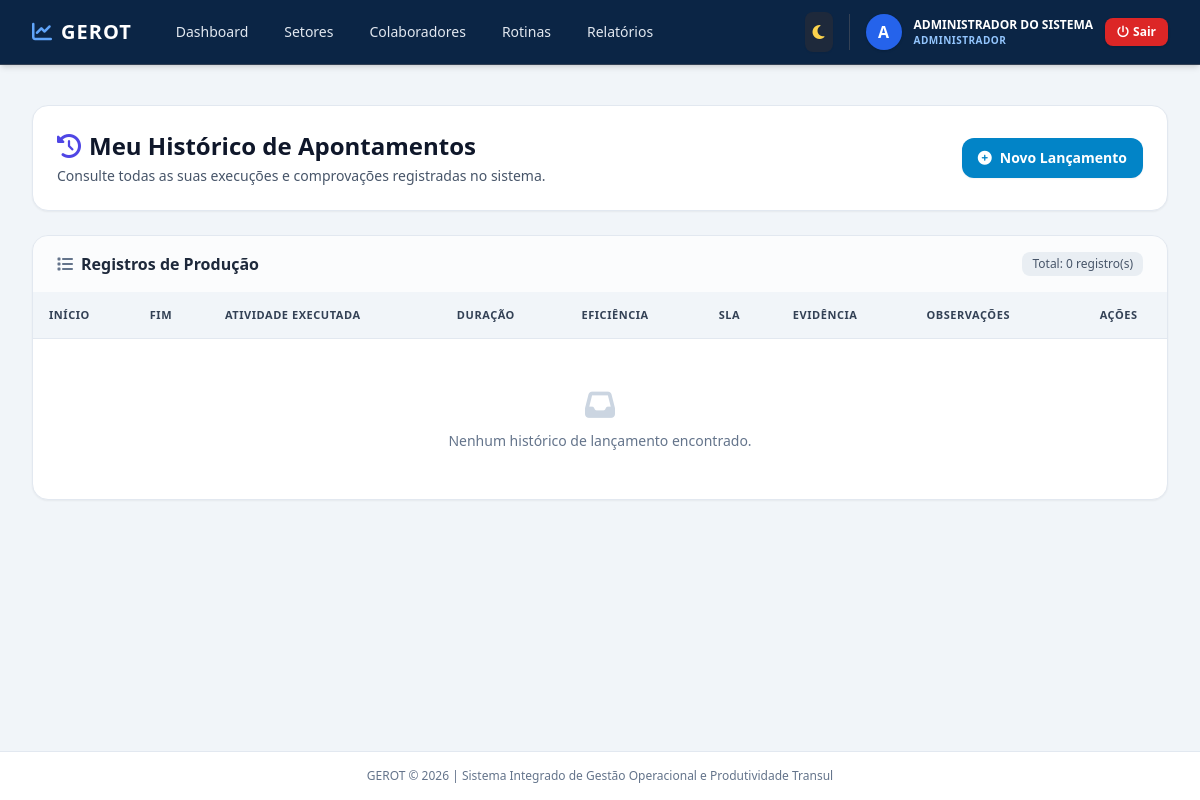
The app's page /operacao/historico (signed in) with its own data.
### app/models/usuario.py (models this page shows, shortened)
class Usuario(UserMixin, db.Model):
    __tablename__ = 'usuarios'
    id = db.Column(db.Integer, primary_key=True)
    username = db.Column(db.String(64), unique=True, nullable=False, index=True)
    email = db.Column(db.String(120), unique=True, nullable=False, index=True)
    password_hash = db.Column(db.String(256))
    role = db.Column(db.String(20), default='colaborador', nullable=False)
    ativo = db.Column(db.Boolean, default=False)
    nome_completo = db.Column(db.String(150), nullable=False)
    cpf = db.Column(db.String(14), unique=True, nullable=False)
    rg_numero = db.Column(db.String(20))
    rg_orgao_emissor = db.Column(db.String(20))
    rg_uf = db.Column(db.String(2))
    data_nascimento = db.Column(db.Date)
    sexo = db.Column(db.String(20))
    estado_civil = db.Column(db.String(20))
    telefone_principal = db.Column(db.String(30))
    logradouro = db.Column(db.String(150))
    numero_endereco = db.Column(db.String(20))
    bairro = db.Column(db.String(100))
    cidade = db.Column(db.String(100))
    uf_endereco = db.Column(db.String(2))
    cep = db.Column(db.String(10))
    matricula = db.Column(db.String(50), unique=True, nullable=True)
    cargo = db.Column(db.String(100))
    funcao = db.Column(db.String(100))
    setor_id = db.Column(db.Integer, db.ForeignKey('setores.id'), nullable=False)
    setores_secundarios = db.relationship(
        'Setor',
        secondary=usuario_setores_secundarios,
        backref=db.backref('coordenadores_secundarios', lazy='dynamic')
    )
    tipo_vinculo = db.Column(db.String(50))
    data_admissao = db.Column(db.Date)
    data_cadastro = db.Column(db.DateTime, default=datetime.utcnow)
    ultimo_login = db.Column(db.DateTime)
    status_cadastro = db.Column(db.String(20), default='incompleto')
    cadastrado_por_id = db.Column(db.Integer, db.ForeignKey('usuarios.id'), nullable=True)
    cadastrador = db.relationship('Usuario', remote_side=[id], backref='usuarios_cadastrados')
    lancamentos = db.relationship('Lancamento', backref='autor', lazy='dynamic', foreign_keys='Lancamento.usuario_id')
    correcoes_aprovadas = db.relationship('Lancamento', backref='aprovador', lazy='dynamic', foreign_keys='Lancamento.correcao_aprovada_por')
    @property
    def role_label(self):
        mapa = {
            'admin': 'Administrador',
            'diretor': 'Diretor',
            'gestor': 'Diretor',
            'lider': 'Líder',
            'coordenador': 'Líder',
            'colaborador': 'Colaborador',
            'operador': 'Colaborador'
        }
        return mapa.get(self.role.lower(), self.role.title())
    @property
    def is_admin(self):
        return self.role == 'admin'
    @property
    def is_gestor(self):
        return self.role in ['admin', 'gestor', 'diretor']
    @property
    def is_coordenador(self):
        return self.role in ['coordenador', 'lider']

### app/views/operacao.py (the view)
@operacao_bp.route('/historico')
@login_required
def historico():
    page = request.args.get('page', 1, type=int)
    pagination = Lancamento.query.filter_by(usuario_id=current_user.id)\
        .order_by(Lancamento.data_hora_inicio.desc())\
        .paginate(page=page, per_page=10, error_out=False)
    return render_template('operador/historico.html', pagination=pagination, CalculoBI=CalculoBI)

### app/__init__.py (called while the page is built)
@login_manager.user_loader
def load_user(user_id):
    from app.models.usuario import Usuario
    return Usuario.query.get(int(user_id))

### app/templates/operador/historico.html (shortened to what this page needs)
{% extends "base.html" %}
{% block content %}
<div class="space-y-6">
    <div class="flex flex-col sm:flex-row sm:items-center sm:justify-between gap-4 bg-white p-6 rounded-2xl border border-slate-200 shadow-sm">
        <div>
            <h1 class="text-2xl font-bold text-slate-900 flex items-center gap-2">
                <i class="fa-solid fa-clock-rotate-left text-indigo-600"></i> Meu Histórico de Apontamentos
            </h1>
            <p class="text-sm text-slate-600 mt-1">Consulte todas as suas execuções e comprovações registradas no sistema.</p>
        </div>
        <div>
            <a href="{{ url_for('operacao.painel') }}" class="inline-flex items-center gap-2 bg-sky-600 hover:bg-sky-700 text-white px-4 py-2.5 rounded-xl text-sm font-semibold transition shadow-sm">
                <i class="fa-solid fa-plus-circle"></i> Novo Lançamento
            </a>
        </div>
    </div>
    <div class="bg-white rounded-2xl border border-slate-200 shadow-sm overflow-hidden">
        <div class="px-6 py-4 border-b border-slate-100 flex items-center justify-between bg-slate-50/50">
            <h2 class="text-base font-bold text-slate-800 flex items-center gap-2">
                <i class="fa-solid fa-list text-slate-500"></i> Registros de Produção
            </h2>
            {% if pagination %}
            <span class="text-xs font-medium text-slate-600 bg-slate-200/70 px-2.5 py-1 rounded-lg">
                Total: {{ pagination.total }} registro(s)
            </span>
            {% endif %}
        </div>
        <div class="overflow-x-auto">
            <table class="w-full text-left border-collapse">
                <thead>
                    <tr class="bg-slate-100 border-b border-slate-200 text-[11px] font-bold text-slate-700 uppercase tracking-wider">
                        <th class="py-3.5 px-4">Início</th>
                        <th class="py-3.5 px-4">Fim</th>
                        <th class="py-3.5 px-4">Atividade Executada</th>
                        <th class="py-3.5 px-4">Duração</th>
                        <th class="py-3.5 px-4">Eficiência</th>
                        <th class="py-3.5 px-4">SLA</th>
                        <th class="py-3.5 px-4">Evidência</th>
                        <th class="py-3.5 px-4">Observações</th>
                        {% if current_user.is_coordenador or current_user.is_gestor %}
                        <th class="py-3.5 px-4 text-center">Ações</th>
                        {% endif %}
                    </tr>
                </thead>
                <tbody class="divide-y border-slate-100 text-sm text-slate-800">
                    {% if pagination and pagination.items %}
                    {% for l in pagination.items %}
                    <tr class="hover:bg-slate-50/80 transition">
                        <td class="py-3.5 px-4 whitespace-nowrap font-medium text-slate-700">
                            {{ l.data_hora_inicio.strftime('%d/%m/%Y %H:%M') if l.data_hora_inicio else '-' }}
                        </td>
                        <td class="py-3.5 px-4 whitespace-nowrap text-slate-600">
                            {{ l.data_hora_fim.strftime('%d/%m/%Y %H:%M') if l.data_hora_fim else '-' }}
                        </td>
                        <td class="py-3.5 px-4 font-semibold text-slate-900">
                            {{ l.atividade_referencia.titulo if l.atividade_referencia else 'Sem Título' }}
                        </td>
                        <td class="py-3.5 px-4 whitespace-nowrap font-semibold text-slate-700">
                            {{ CalculoBI.formatar_numero_br(l.duracao_minutos, 0) }} min
                        </td>
                        <td class="py-3.5 px-4 whitespace-nowrap font-semibold">
                            {% if l.eficiencia_percentual >= 100 %}
                            <span class="text-emerald-700">{{ CalculoBI.formatar_porcentagem_br(l.eficiencia_percentual, 1) }}</span>
                            {% elif l.eficiencia_percentual >= 70 %}
                            <span class="text-amber-700">{{ CalculoBI.formatar_porcentagem_br(l.eficiencia_percentual, 1) }}</span>
                            {% else %}
                            <span class="text-red-700">{{ CalculoBI.formatar_porcentagem_br(l.eficiencia_percentual, 1) }}</span>
                            {% endif %}
                        </td>
                        <td class="py-3.5 px-4 whitespace-nowrap">
                            {% if l.dentro_do_prazo %}
                            <span class="inline-flex items-center px-2.5 py-0.5 rounded-full text-xs font-bold bg-emerald-100 text-emerald-800">
                                <i class="fa-solid fa-check text-[10px] mr-1"></i> No Prazo
                            </span>
                            {% else %}
                            <span class="inline-flex items-center px-2.5 py-0.5 rounded-full text-xs font-bold bg-red-100 text-red-800">
                                <i class="fa-solid fa-xmark text-[10px] mr-1"></i> Atrasado
                            </span>
                            {% endif %}
                        </td>
                        <td class="py-3.5 px-4 whitespace-nowrap">
                            {% if l.arquivo_evidencia %}
                            <a href="{{ url_for('operacao.baixar_evidencia', filename=l.arquivo_evidencia) }}" target="_blank" class="inline-flex items-center gap-1 text-xs font-semibold text-sky-700 hover:text-sky-900 underline">
                                <i class="fa-solid fa-paperclip"></i> Baixar
                            </a>
                            {% else %}
                            <span class="text-xs text-slate-400">Sem anexo</span>
                            {% endif %}
                        </td>
                        <td class="py-3.5 px-4 text-xs text-slate-600 max-w-xs truncate" title="{{ l.observacoes or '' }}">
                            {{ l.observacoes or '-' }}
                        </td>
                        {% if current_user.is_coordenador or current_user.is_gestor %}
                        <td class="py-3.5 px-4 text-center">
                            <form action="{{ url_for('gestao.excluir_lancamento', id=l.id) }}" method="POST" onsubmit="return confirm('Confirmar exclusão deste lançamento?');">
                                <button type="submit" class="text-rose-600 hover:text-rose-800 text-xs font-bold px-2 py-1 bg-rose-50 hover:bg-rose-100 rounded border border-rose-200">
                                    <i class="fa-solid fa-trash-can"></i>
                                </button>
                            </form>
                        </td>
                        {% endif %}
                    </tr>
                    {% endfor %}
                    {% else %}
                    <tr>
                        <td colspan="9" class="text-center py-12 text-slate-500">
                            <i class="fa-solid fa-inbox text-3xl mb-2 text-slate-300 block"></i>
                            Nenhum histórico de lançamento encontrado.
                        </td>
                    </tr>
                    {% endif %}
                </tbody>
            </table>
        </div>
    </div>
</div>
{% endblock %}

### app/templates/base.html (shortened to what this page needs)
<!DOCTYPE html>
<html lang="pt-BR" class="h-full">
<head>
    <script src="https://cdn.tailwindcss.com"></script>
    <link rel="stylesheet" href="https://cdnjs.cloudflare.com/ajax/libs/font-awesome/6.4.0/css/all.min.css">
</head>
<body class="h-full bg-slate-100 dark:bg-slate-900 text-slate-800 dark:text-slate-100 flex flex-col transition-colors duration-200">
    <nav class="bg-primary shadow-md border-b border-slate-700">
        <div class="max-w-7xl mx-auto px-4 sm:px-6 lg:px-8">
            <div class="flex justify-between h-16">
                <div class="flex items-center space-x-8">
                    <a href="{{ url_for('index') }}" class="flex items-center space-x-2 text-white font-bold text-xl tracking-wider">
                        <i class="fa-solid fa-chart-line text-blue-400"></i>
                        <span>GEROT</span>
                    </a>
                    {% if current_user.is_authenticated %}
                    <div class="hidden md:flex space-x-3 items-center">
                        {% if current_user.is_admin or current_user.is_gestor %}
                        <a href="{{ url_for('gestao.dashboard') }}" class="text-slate-200 hover:text-white px-3 py-2 rounded-md text-sm font-medium transition">Dashboard</a>
                        <a href="{{ url_for('admin.listar_setores') }}" class="text-slate-200 hover:text-white px-3 py-2 rounded-md text-sm font-medium transition">Setores</a>
                        <a href="{{ url_for('admin.listar_usuarios') }}" class="text-slate-200 hover:text-white px-3 py-2 rounded-md text-sm font-medium transition">Colaboradores</a>
                        <a href="{{ url_for('gestao.listar_atividades') }}" class="text-slate-200 hover:text-white px-3 py-2 rounded-md text-sm font-medium transition">Rotinas</a>
                        <a href="{{ url_for('relatorios.index') }}" class="text-slate-200 hover:text-white px-3 py-2 rounded-md text-sm font-medium transition">Relatórios</a>
                        {% endif %}
                    </div>
                    {% endif %}
                </div>
                <div class="flex items-center space-x-4">
                    <button id="theme-toggle" type="button" class="text-slate-300 hover:text-white bg-slate-800 p-2 rounded-lg focus:outline-none transition shadow-sm cursor-pointer" title="Alternar Modo Dia/Noite">
                        <i id="theme-toggle-dark-icon" class="fa-solid fa-moon hidden text-amber-300"></i>
                    </button>
                    {% if current_user.is_authenticated %}
                    <div class="flex items-center space-x-3 border-l border-slate-700 pl-4">
                        <div class="w-9 h-9 rounded-full bg-blue-600 text-white flex items-center justify-center font-bold shadow">
                            {{ current_user.nome_completo[0]|upper }}
                        </div>
                        <div class="hidden lg:block text-left">
                            <span class="block text-xs font-semibold text-white">{{ current_user.nome_completo }}</span>
                            <span class="block text-[10px] uppercase tracking-wider text-blue-300 font-bold">
                                {{ current_user.role_label }}
                            </span>
                        </div>
                        <a href="{{ url_for('auth.logout') }}" class="bg-red-600 hover:bg-red-700 text-white px-3 py-1.5 rounded-lg text-xs font-semibold shadow transition flex items-center space-x-1">
                            <i class="fa-solid fa-power-off"></i>
                            <span class="hidden sm:inline">Sair</span>
                        </a>
                    </div>
                    {% else %}
                    <a href="{{ url_for('auth.login') }}" class="bg-blue-600 hover:bg-blue-700 text-white px-4 py-2 rounded-lg text-sm font-semibold shadow transition">Entrar</a>
                    {% endif %}
                </div>
            </div>
        </div>
    </nav>
    <main class="flex-1 max-w-7xl w-full mx-auto px-4 sm:px-6 lg:px-8 py-6">
        {% block content %}{% endblock %}
    </main>
    <footer class="bg-white dark:bg-slate-800 border-t border-slate-200 dark:border-slate-700 py-4 text-center text-xs text-slate-500 dark:text-slate-400">
        GEROT © 2026 | Sistema Integrado de Gestão Operacional e Produtividade Transul
    </footer>
</body>
</html>

### records on screen
Usuario: nome_completo "A", nome_completo "ADMINISTRADOR DO SISTEMA", role_label "ADMINISTRADOR"

### other values on screen
{{ pagination.total }} "0"
